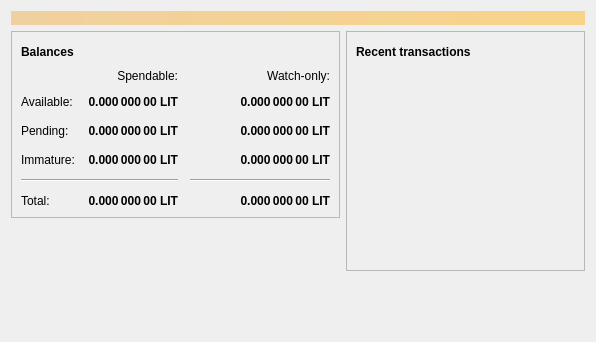
<?xml version="1.0" encoding="UTF-8"?>
<ui version="4.0">
 <class>OverviewPage</class>
 <widget class="QWidget" name="OverviewPage">
  <property name="geometry">
   <rect>
    <x>0</x>
    <y>0</y>
    <width>596</width>
    <height>342</height>
   </rect>
  </property>
  <property name="windowTitle">
   <string>Form</string>
  </property>
  <layout class="QVBoxLayout" name="topLayout">
   <item>
    <widget class="QLabel" name="labelAlerts">
     <property name="visible">
      <bool>false</bool>
     </property>
     <property name="styleSheet">
      <string notr="true">QLabel { background-color: qlineargradient(x1: 0, y1: 0, x2: 1, y2: 0, stop:0 #F0D0A0, stop:1 #F8D488); color:#000000; }</string>
     </property>
     <property name="wordWrap">
      <bool>true</bool>
     </property>
     <property name="margin">
      <number>3</number>
     </property>
     <property name="textInteractionFlags">
      <set>Qt::TextSelectableByMouse</set>
     </property>
    </widget>
   </item>
   <item>
    <layout class="QHBoxLayout" name="horizontalLayout" stretch="1,1">
     <item>
      <layout class="QVBoxLayout" name="verticalLayout_2">
       <item>
        <widget class="QFrame" name="frame">
         <property name="frameShape">
          <enum>QFrame::StyledPanel</enum>
         </property>
         <property name="frameShadow">
          <enum>QFrame::Raised</enum>
         </property>
         <layout class="QVBoxLayout" name="verticalLayout_4">
          <item>
           <layout class="QHBoxLayout" name="horizontalLayout_4">
            <item>
             <widget class="QLabel" name="label_5">
              <property name="font">
               <font>
                <weight>75</weight>
                <bold>true</bold>
               </font>
              </property>
              <property name="text">
               <string>Balances</string>
              </property>
             </widget>
            </item>
            <item>
             <widget class="QPushButton" name="labelWalletStatus">
              <property name="enabled">
               <bool>true</bool>
              </property>
              <property name="maximumSize">
               <size>
                <width>30</width>
                <height>16777215</height>
               </size>
              </property>
              <property name="toolTip">
               <string>The displayed information may be out of date. Your wallet automatically synchronizes with the Lightercoin network after a connection is established, but this process has not completed yet.</string>
              </property>
              <property name="text">
               <string/>
              </property>
              <property name="icon">
               <iconset resource="../bitcoin.qrc">
                <normaloff>:/icons/warning</normaloff>
                <disabledoff>:/icons/warning</disabledoff>:/icons/warning</iconset>
              </property>
              <property name="iconSize">
               <size>
                <width>24</width>
                <height>24</height>
               </size>
              </property>
              <property name="flat">
               <bool>true</bool>
              </property>
             </widget>
            </item>
            <item>
             <spacer name="horizontalSpacer_3">
              <property name="orientation">
               <enum>Qt::Horizontal</enum>
              </property>
              <property name="sizeHint" stdset="0">
               <size>
                <width>40</width>
                <height>20</height>
               </size>
              </property>
             </spacer>
            </item>
           </layout>
          </item>
          <item>
           <layout class="QGridLayout" name="gridLayout">
            <property name="spacing">
             <number>12</number>
            </property>
            <item row="2" column="2">
             <widget class="QLabel" name="labelWatchPending">
              <property name="font">
               <font>
                <weight>75</weight>
                <bold>true</bold>
               </font>
              </property>
              <property name="cursor">
               <cursorShape>IBeamCursor</cursorShape>
              </property>
              <property name="toolTip">
               <string>Unconfirmed transactions to watch-only addresses</string>
              </property>
              <property name="text">
               <string notr="true">0.000 000 00 LIT</string>
              </property>
              <property name="alignment">
               <set>Qt::AlignRight|Qt::AlignTrailing|Qt::AlignVCenter</set>
              </property>
              <property name="textInteractionFlags">
               <set>Qt::LinksAccessibleByMouse|Qt::TextSelectableByKeyboard|Qt::TextSelectableByMouse</set>
              </property>
             </widget>
            </item>
            <item row="2" column="1">
             <widget class="QLabel" name="labelUnconfirmed">
              <property name="font">
               <font>
                <weight>75</weight>
                <bold>true</bold>
               </font>
              </property>
              <property name="cursor">
               <cursorShape>IBeamCursor</cursorShape>
              </property>
              <property name="toolTip">
               <string>Total of transactions that have yet to be confirmed, and do not yet count toward the spendable balance</string>
              </property>
              <property name="text">
               <string notr="true">0.000 000 00 LIT</string>
              </property>
              <property name="alignment">
               <set>Qt::AlignRight|Qt::AlignTrailing|Qt::AlignVCenter</set>
              </property>
              <property name="textInteractionFlags">
               <set>Qt::LinksAccessibleByMouse|Qt::TextSelectableByKeyboard|Qt::TextSelectableByMouse</set>
              </property>
             </widget>
            </item>
            <item row="3" column="2">
             <widget class="QLabel" name="labelWatchImmature">
              <property name="font">
               <font>
                <weight>75</weight>
                <bold>true</bold>
               </font>
              </property>
              <property name="cursor">
               <cursorShape>IBeamCursor</cursorShape>
              </property>
              <property name="toolTip">
               <string>Mined balance in watch-only addresses that has not yet matured</string>
              </property>
              <property name="text">
               <string notr="true">0.000 000 00 LIT</string>
              </property>
              <property name="alignment">
               <set>Qt::AlignRight|Qt::AlignTrailing|Qt::AlignVCenter</set>
              </property>
              <property name="textInteractionFlags">
               <set>Qt::LinksAccessibleByMouse|Qt::TextSelectableByKeyboard|Qt::TextSelectableByMouse</set>
              </property>
             </widget>
            </item>
            <item row="4" column="0" colspan="2">
             <widget class="Line" name="line">
              <property name="orientation">
               <enum>Qt::Horizontal</enum>
              </property>
             </widget>
            </item>
            <item row="4" column="2">
             <widget class="Line" name="lineWatchBalance">
              <property name="sizePolicy">
               <sizepolicy hsizetype="Preferred" vsizetype="Fixed">
                <horstretch>0</horstretch>
                <verstretch>0</verstretch>
               </sizepolicy>
              </property>
              <property name="minimumSize">
               <size>
                <width>140</width>
                <height>0</height>
               </size>
              </property>
              <property name="orientation">
               <enum>Qt::Horizontal</enum>
              </property>
             </widget>
            </item>
            <item row="5" column="0">
             <widget class="QLabel" name="labelTotalText">
              <property name="text">
               <string>Total:</string>
              </property>
             </widget>
            </item>
            <item row="3" column="1">
             <widget class="QLabel" name="labelImmature">
              <property name="font">
               <font>
                <weight>75</weight>
                <bold>true</bold>
               </font>
              </property>
              <property name="cursor">
               <cursorShape>IBeamCursor</cursorShape>
              </property>
              <property name="toolTip">
               <string>Mined balance that has not yet matured</string>
              </property>
              <property name="text">
               <string notr="true">0.000 000 00 LIT</string>
              </property>
              <property name="alignment">
               <set>Qt::AlignRight|Qt::AlignTrailing|Qt::AlignVCenter</set>
              </property>
              <property name="textInteractionFlags">
               <set>Qt::LinksAccessibleByMouse|Qt::TextSelectableByKeyboard|Qt::TextSelectableByMouse</set>
              </property>
             </widget>
            </item>
            <item row="2" column="3">
             <spacer name="horizontalSpacer_2">
              <property name="orientation">
               <enum>Qt::Horizontal</enum>
              </property>
              <property name="sizeHint" stdset="0">
               <size>
                <width>40</width>
                <height>20</height>
               </size>
              </property>
             </spacer>
            </item>
            <item row="3" column="0">
             <widget class="QLabel" name="labelImmatureText">
              <property name="text">
               <string>Immature:</string>
              </property>
             </widget>
            </item>
            <item row="5" column="1">
             <widget class="QLabel" name="labelTotal">
              <property name="font">
               <font>
                <weight>75</weight>
                <bold>true</bold>
               </font>
              </property>
              <property name="cursor">
               <cursorShape>IBeamCursor</cursorShape>
              </property>
              <property name="toolTip">
               <string>Your current total balance</string>
              </property>
              <property name="text">
               <string notr="true">0.000 000 00 LIT</string>
              </property>
              <property name="alignment">
               <set>Qt::AlignRight|Qt::AlignTrailing|Qt::AlignVCenter</set>
              </property>
              <property name="textInteractionFlags">
               <set>Qt::LinksAccessibleByMouse|Qt::TextSelectableByKeyboard|Qt::TextSelectableByMouse</set>
              </property>
             </widget>
            </item>
            <item row="5" column="2">
             <widget class="QLabel" name="labelWatchTotal">
              <property name="font">
               <font>
                <weight>75</weight>
                <bold>true</bold>
               </font>
              </property>
              <property name="cursor">
               <cursorShape>IBeamCursor</cursorShape>
              </property>
              <property name="toolTip">
               <string>Current total balance in watch-only addresses</string>
              </property>
              <property name="text">
               <string notr="true">0.000 000 00 LIT</string>
              </property>
              <property name="alignment">
               <set>Qt::AlignRight|Qt::AlignTrailing|Qt::AlignVCenter</set>
              </property>
              <property name="textInteractionFlags">
               <set>Qt::LinksAccessibleByMouse|Qt::TextSelectableByKeyboard|Qt::TextSelectableByMouse</set>
              </property>
             </widget>
            </item>
            <item row="0" column="2">
             <widget class="QLabel" name="labelWatchonly">
              <property name="text">
               <string>Watch-only:</string>
              </property>
              <property name="alignment">
               <set>Qt::AlignRight|Qt::AlignTrailing|Qt::AlignVCenter</set>
              </property>
             </widget>
            </item>
            <item row="1" column="0">
             <widget class="QLabel" name="labelBalanceText">
              <property name="text">
               <string>Available:</string>
              </property>
             </widget>
            </item>
            <item row="1" column="1">
             <widget class="QLabel" name="labelBalance">
              <property name="font">
               <font>
                <weight>75</weight>
                <bold>true</bold>
               </font>
              </property>
              <property name="cursor">
               <cursorShape>IBeamCursor</cursorShape>
              </property>
              <property name="toolTip">
               <string>Your current spendable balance</string>
              </property>
              <property name="text">
               <string notr="true">0.000 000 00 LIT</string>
              </property>
              <property name="alignment">
               <set>Qt::AlignRight|Qt::AlignTrailing|Qt::AlignVCenter</set>
              </property>
              <property name="textInteractionFlags">
               <set>Qt::LinksAccessibleByMouse|Qt::TextSelectableByKeyboard|Qt::TextSelectableByMouse</set>
              </property>
             </widget>
            </item>
            <item row="1" column="2">
             <widget class="QLabel" name="labelWatchAvailable">
              <property name="font">
               <font>
                <weight>75</weight>
                <bold>true</bold>
               </font>
              </property>
              <property name="cursor">
               <cursorShape>IBeamCursor</cursorShape>
              </property>
              <property name="toolTip">
               <string>Your current balance in watch-only addresses</string>
              </property>
              <property name="text">
               <string notr="true">0.000 000 00 LIT</string>
              </property>
              <property name="alignment">
               <set>Qt::AlignRight|Qt::AlignTrailing|Qt::AlignVCenter</set>
              </property>
              <property name="textInteractionFlags">
               <set>Qt::LinksAccessibleByMouse|Qt::TextSelectableByKeyboard|Qt::TextSelectableByMouse</set>
              </property>
             </widget>
            </item>
            <item row="2" column="0">
             <widget class="QLabel" name="labelPendingText">
              <property name="text">
               <string>Pending:</string>
              </property>
             </widget>
            </item>
            <item row="0" column="1">
             <widget class="QLabel" name="labelSpendable">
              <property name="text">
               <string>Spendable:</string>
              </property>
              <property name="alignment">
               <set>Qt::AlignRight|Qt::AlignTrailing|Qt::AlignVCenter</set>
              </property>
             </widget>
            </item>
           </layout>
          </item>
         </layout>
        </widget>
       </item>
       <item>
        <spacer name="verticalSpacer">
         <property name="orientation">
          <enum>Qt::Vertical</enum>
         </property>
         <property name="sizeHint" stdset="0">
          <size>
           <width>20</width>
           <height>40</height>
          </size>
         </property>
        </spacer>
       </item>
      </layout>
     </item>
     <item>
      <layout class="QVBoxLayout" name="verticalLayout_3">
       <item>
        <widget class="QFrame" name="frame_2">
         <property name="frameShape">
          <enum>QFrame::StyledPanel</enum>
         </property>
         <property name="frameShadow">
          <enum>QFrame::Raised</enum>
         </property>
         <layout class="QVBoxLayout" name="verticalLayout">
          <item>
           <layout class="QHBoxLayout" name="horizontalLayout_2">
            <item>
             <widget class="QLabel" name="label_4">
              <property name="font">
               <font>
                <weight>75</weight>
                <bold>true</bold>
               </font>
              </property>
              <property name="text">
               <string>Recent transactions</string>
              </property>
             </widget>
            </item>
            <item>
             <widget class="QPushButton" name="labelTransactionsStatus">
              <property name="enabled">
               <bool>true</bool>
              </property>
              <property name="maximumSize">
               <size>
                <width>30</width>
                <height>16777215</height>
               </size>
              </property>
              <property name="toolTip">
               <string>The displayed information may be out of date. Your wallet automatically synchronizes with the Lightercoin network after a connection is established, but this process has not completed yet.</string>
              </property>
              <property name="text">
               <string/>
              </property>
              <property name="icon">
               <iconset resource="../bitcoin.qrc">
                <normaloff>:/icons/warning</normaloff>
                <disabledoff>:/icons/warning</disabledoff>:/icons/warning</iconset>
              </property>
              <property name="iconSize">
               <size>
                <width>24</width>
                <height>24</height>
               </size>
              </property>
              <property name="flat">
               <bool>true</bool>
              </property>
             </widget>
            </item>
            <item>
             <spacer name="horizontalSpacer">
              <property name="orientation">
               <enum>Qt::Horizontal</enum>
              </property>
              <property name="sizeHint" stdset="0">
               <size>
                <width>40</width>
                <height>20</height>
               </size>
              </property>
             </spacer>
            </item>
           </layout>
          </item>
          <item>
           <widget class="QListView" name="listTransactions">
            <property name="styleSheet">
             <string notr="true">QListView { background: transparent; }</string>
            </property>
            <property name="frameShape">
             <enum>QFrame::NoFrame</enum>
            </property>
            <property name="verticalScrollBarPolicy">
             <enum>Qt::ScrollBarAlwaysOff</enum>
            </property>
            <property name="horizontalScrollBarPolicy">
             <enum>Qt::ScrollBarAlwaysOff</enum>
            </property>
            <property name="selectionMode">
             <enum>QAbstractItemView::NoSelection</enum>
            </property>
           </widget>
          </item>
         </layout>
        </widget>
       </item>
       <item>
        <spacer name="verticalSpacer_2">
         <property name="orientation">
          <enum>Qt::Vertical</enum>
         </property>
         <property name="sizeHint" stdset="0">
          <size>
           <width>20</width>
           <height>40</height>
          </size>
         </property>
        </spacer>
       </item>
      </layout>
     </item>
    </layout>
   </item>
  </layout>
 </widget>
 <resources/>
 <connections/>
</ui>
